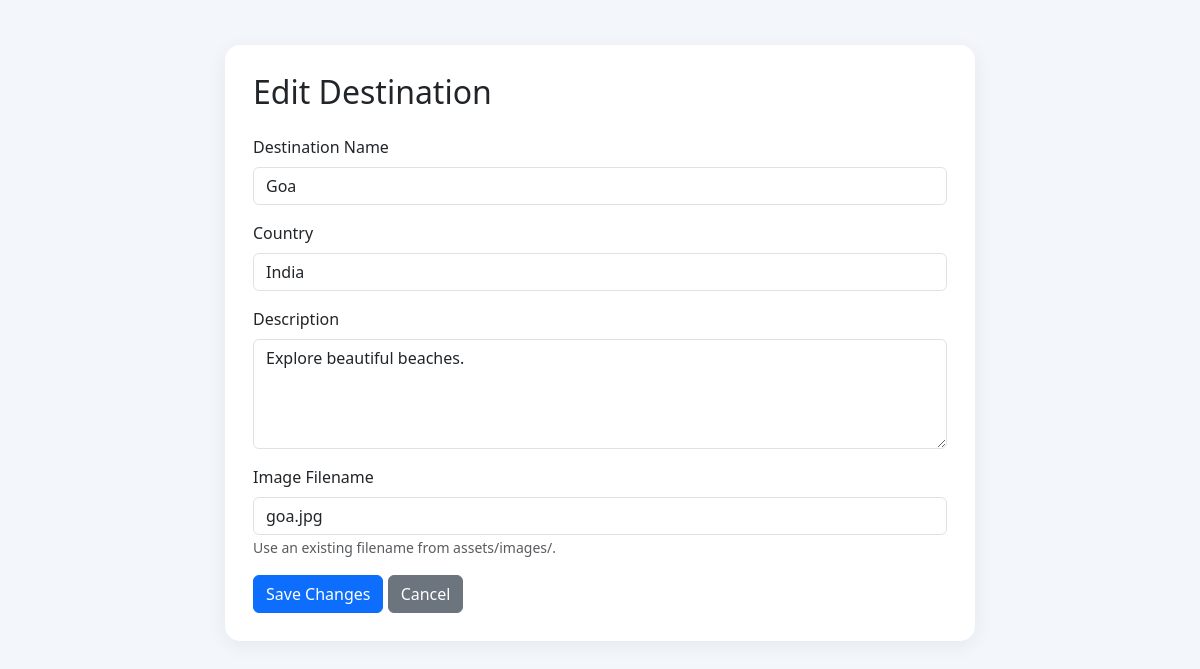
Page /edit_destination.php?id=2 (signed in) on the committed database.
### tables this page shows
CREATE TABLE `destinations` (
  `id` int(11) NOT NULL,
  `country` varchar(100) NOT NULL,
  `name` varchar(150) NOT NULL,
  `description` text DEFAULT NULL,
  `image` varchar(255) DEFAULT NULL
);

### edit_destination.php (the view, shortened to what this page needs)
<?php
require_once "config.php";
$id = (int) ($_GET["id"] ?? 0);
$stmt = $conn->prepare("SELECT * FROM destinations WHERE id = ?");
$stmt->bind_param("i", $id);
$stmt->execute();
$result = $stmt->get_result();
$place = $result->fetch_assoc();
?>
<!DOCTYPE html>
<html lang="en">
<head>
    <link href="https://cdn.jsdelivr.net/npm/bootstrap@5.3.3/dist/css/bootstrap.min.css"
          rel="stylesheet">
</head>
<body>
<div class="container">
    <div class="edit-card">
        <h2 class="mb-4">Edit Destination</h2>
        <form method="POST">
            <div class="mb-3">
                <label class="form-label">Destination Name</label>
                <input type="text" name="name" class="form-control"
                       value="<?= htmlspecialchars($place["name"]) ?>" required>
            </div>
            <div class="mb-3">
                <label class="form-label">Country</label>
                <input type="text" name="country" class="form-control"
                       value="<?= htmlspecialchars($place["country"]) ?>" required>
            </div>
            <div class="mb-3">
                <label class="form-label">Description</label>
                <textarea name="description" class="form-control" rows="4"
                          required><?= htmlspecialchars($place["description"]) ?></textarea>
            </div>
            <div class="mb-3">
                <label class="form-label">Image Filename</label>
                <input type="text" name="image" class="form-control"
                       value="<?= htmlspecialchars($place["image"]) ?>" required>
                <small class="text-muted">
                    Use an existing filename from assets/images/.
                </small>
            </div>
            <button type="submit" class="btn btn-primary">Save Changes</button>
            <a href="destinations.php" class="btn btn-secondary">Cancel</a>
        </form>
    </div>
</div>
</body>
</html>

### edit_destination.php (style rules this page uses)
body { background: #f3f6fb; }
.edit-card { max-width: 750px; margin: 45px auto; background: white; padding: 28px; border-radius: 15px; box-shadow: 0 4px 20px #00000010; }

### rows in the picture
destinations: name "Goa", country "India", description "Explore beautiful beaches.", image "goa.jpg"
